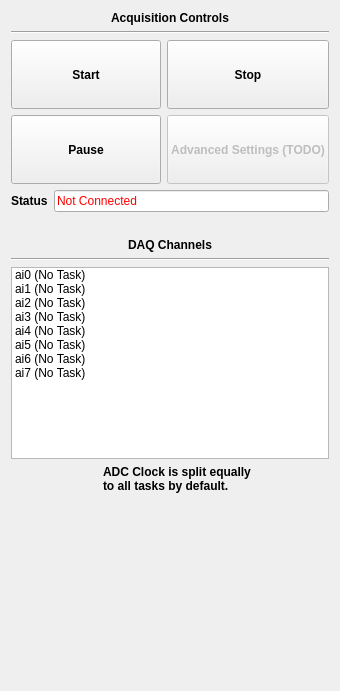
<?xml version="1.0" encoding="UTF-8"?>
<ui version="4.0">
 <class>AcquisitionControlWindow</class>
 <widget class="QWidget" name="AcquisitionControlWindow">
  <property name="geometry">
   <rect>
    <x>0</x>
    <y>0</y>
    <width>340</width>
    <height>691</height>
   </rect>
  </property>
  <property name="windowTitle">
   <string>Form</string>
  </property>
  <layout class="QVBoxLayout" name="verticalLayout_2">
   <item>
    <widget class="QLabel" name="label_5">
     <property name="font">
      <font>
       <weight>75</weight>
       <bold>true</bold>
      </font>
     </property>
     <property name="text">
      <string>Acquisition Controls</string>
     </property>
     <property name="alignment">
      <set>Qt::AlignCenter</set>
     </property>
    </widget>
   </item>
   <item>
    <widget class="Line" name="line_2">
     <property name="orientation">
      <enum>Qt::Horizontal</enum>
     </property>
    </widget>
   </item>
   <item>
    <layout class="QGridLayout" name="gridLayout">
     <item row="1" column="0">
      <widget class="QPushButton" name="pushButton_3">
       <property name="minimumSize">
        <size>
         <width>0</width>
         <height>69</height>
        </size>
       </property>
       <property name="font">
        <font>
         <weight>75</weight>
         <bold>true</bold>
        </font>
       </property>
       <property name="text">
        <string>Pause</string>
       </property>
      </widget>
     </item>
     <item row="0" column="0">
      <widget class="QPushButton" name="pushButton">
       <property name="minimumSize">
        <size>
         <width>0</width>
         <height>69</height>
        </size>
       </property>
       <property name="font">
        <font>
         <weight>75</weight>
         <bold>true</bold>
        </font>
       </property>
       <property name="text">
        <string>Start</string>
       </property>
      </widget>
     </item>
     <item row="0" column="1">
      <widget class="QPushButton" name="pushButton_2">
       <property name="minimumSize">
        <size>
         <width>0</width>
         <height>69</height>
        </size>
       </property>
       <property name="font">
        <font>
         <weight>75</weight>
         <bold>true</bold>
        </font>
       </property>
       <property name="text">
        <string>Stop</string>
       </property>
      </widget>
     </item>
     <item row="1" column="1">
      <widget class="QPushButton" name="pushButton_4">
       <property name="enabled">
        <bool>false</bool>
       </property>
       <property name="minimumSize">
        <size>
         <width>0</width>
         <height>69</height>
        </size>
       </property>
       <property name="font">
        <font>
         <weight>75</weight>
         <bold>true</bold>
        </font>
       </property>
       <property name="text">
        <string>Advanced Settings (TODO)</string>
       </property>
      </widget>
     </item>
    </layout>
   </item>
   <item>
    <layout class="QHBoxLayout" name="horizontalLayout">
     <item>
      <widget class="QLabel" name="label">
       <property name="font">
        <font>
         <weight>75</weight>
         <bold>true</bold>
        </font>
       </property>
       <property name="text">
        <string>Status</string>
       </property>
      </widget>
     </item>
     <item>
      <widget class="QLineEdit" name="lineEdit">
       <property name="styleSheet">
        <string notr="true">color: rgb(255, 0, 0);</string>
       </property>
       <property name="text">
        <string>Not Connected</string>
       </property>
       <property name="readOnly">
        <bool>true</bool>
       </property>
      </widget>
     </item>
    </layout>
   </item>
   <item>
    <spacer name="verticalSpacer_2">
     <property name="orientation">
      <enum>Qt::Vertical</enum>
     </property>
     <property name="sizeType">
      <enum>QSizePolicy::Fixed</enum>
     </property>
     <property name="sizeHint" stdset="0">
      <size>
       <width>20</width>
       <height>20</height>
      </size>
     </property>
    </spacer>
   </item>
   <item>
    <widget class="QLabel" name="label_2">
     <property name="font">
      <font>
       <weight>75</weight>
       <bold>true</bold>
      </font>
     </property>
     <property name="text">
      <string>DAQ Channels</string>
     </property>
     <property name="alignment">
      <set>Qt::AlignCenter</set>
     </property>
    </widget>
   </item>
   <item>
    <widget class="Line" name="line">
     <property name="orientation">
      <enum>Qt::Horizontal</enum>
     </property>
    </widget>
   </item>
   <item>
    <widget class="QListWidget" name="listWidget">
     <item>
      <property name="text">
       <string>ai0 (No Task)</string>
      </property>
     </item>
     <item>
      <property name="text">
       <string>ai1 (No Task)</string>
      </property>
     </item>
     <item>
      <property name="text">
       <string>ai2 (No Task)</string>
      </property>
     </item>
     <item>
      <property name="text">
       <string>ai3 (No Task)</string>
      </property>
     </item>
     <item>
      <property name="text">
       <string>ai4 (No Task)</string>
      </property>
     </item>
     <item>
      <property name="text">
       <string>ai5 (No Task)</string>
      </property>
     </item>
     <item>
      <property name="text">
       <string>ai6 (No Task)</string>
      </property>
     </item>
     <item>
      <property name="text">
       <string>ai7 (No Task)</string>
      </property>
     </item>
    </widget>
   </item>
   <item>
    <layout class="QHBoxLayout" name="horizontalLayout_3">
     <item>
      <spacer name="horizontalSpacer_2">
       <property name="orientation">
        <enum>Qt::Horizontal</enum>
       </property>
       <property name="sizeHint" stdset="0">
        <size>
         <width>40</width>
         <height>20</height>
        </size>
       </property>
      </spacer>
     </item>
     <item>
      <widget class="QLabel" name="label_3">
       <property name="text">
        <string/>
       </property>
       <property name="pixmap">
        <pixmap resource="../../res/res.qrc">:/png/warning.png</pixmap>
       </property>
      </widget>
     </item>
     <item>
      <widget class="QLabel" name="label_4">
       <property name="font">
        <font>
         <weight>75</weight>
         <bold>true</bold>
        </font>
       </property>
       <property name="text">
        <string>ADC Clock is split equally
to all tasks by default.</string>
       </property>
      </widget>
     </item>
     <item>
      <spacer name="horizontalSpacer">
       <property name="orientation">
        <enum>Qt::Horizontal</enum>
       </property>
       <property name="sizeHint" stdset="0">
        <size>
         <width>40</width>
         <height>20</height>
        </size>
       </property>
      </spacer>
     </item>
    </layout>
   </item>
   <item>
    <spacer name="verticalSpacer">
     <property name="orientation">
      <enum>Qt::Vertical</enum>
     </property>
     <property name="sizeHint" stdset="0">
      <size>
       <width>20</width>
       <height>40</height>
      </size>
     </property>
    </spacer>
   </item>
  </layout>
 </widget>
 <resources>
  <include location="../../res/res.qrc"/>
 </resources>
 <connections/>
</ui>
